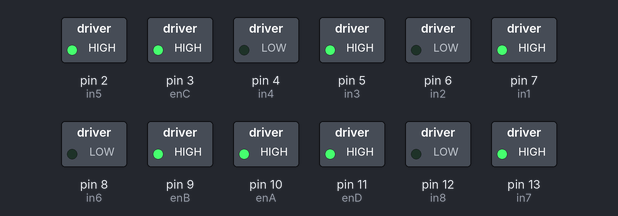
Bench run of a sketch on a simulated Arduino Uno, built with avr-gcc and run on an emulated ATmega328P. Shown: switched loads named in the sketch (green lamp = pin HIGH).

Above: at 0.05 s.
At 9.95 s:
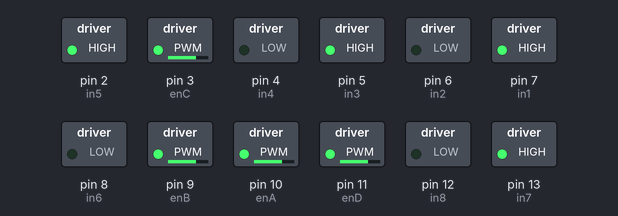
At 14.95 s:
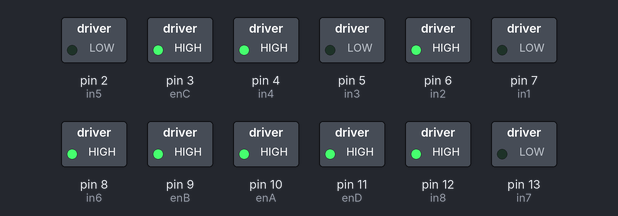
At 19.95 s:
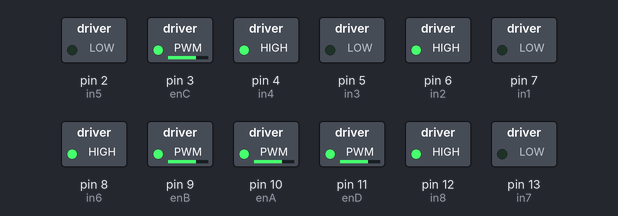
Timing chart, 0 to 26.0 s (numbered marks = the images above):
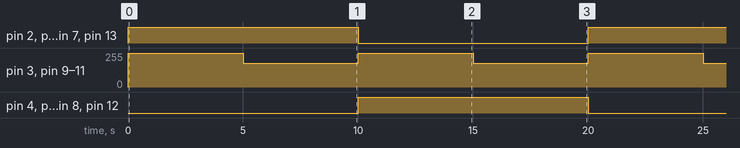

The sketch:

MovementControlIntial.ino
```cpp
int enA = 10;
int in1 = 7;
int in2 = 6;

int enB = 9;
int in3 = 5;
int in4 = 4;

int enC = 3;
int in5 = 2;
int in6 = 8;

int enD = 11;
int in7 = 13;
int in8 = 12;

void setup() {
  pinMode(enA, OUTPUT);
  pinMode(in1, OUTPUT);
  pinMode(in2, OUTPUT);

  pinMode(enB, OUTPUT);
  pinMode(in3, OUTPUT);
  pinMode(in4, OUTPUT);

  pinMode(enC, OUTPUT);
  pinMode(in5, OUTPUT);
  pinMode(in6, OUTPUT);

  pinMode(enD, OUTPUT);
  pinMode(in7, OUTPUT);
  pinMode(in8, OUTPUT);
}

void loop() {
  //Stage 1 – 100% speed for all motors
  analogWrite(enA, 255);
  analogWrite(enB, 255);
  analogWrite(enC, 255);
  analogWrite(enD, 255);

  digitalWrite(in1, HIGH);
  digitalWrite(in2, LOW);
  digitalWrite(in3, HIGH);
  digitalWrite(in4, LOW);
  digitalWrite(in5, HIGH);
  digitalWrite(in6, LOW);
  digitalWrite(in7, HIGH);
  digitalWrite(in8, LOW);

  delay(5000);

  //Stage 2 – 70% speed for all motors
  analogWrite(enA, 0.7 * 255);
  analogWrite(enB, 0.7 * 255);
  analogWrite(enC, 0.7 * 255);
  analogWrite(enD, 0.7 * 255);

  digitalWrite(in1, HIGH);
  digitalWrite(in2, LOW);
  digitalWrite(in3, HIGH);
  digitalWrite(in4, LOW);
  digitalWrite(in5, HIGH);
  digitalWrite(in6, LOW);
  digitalWrite(in7, HIGH);
  digitalWrite(in8, LOW);

  delay(5000);

  //Stage 3 – 100% speed for all motors reversing the direction
  analogWrite(enA, 255);
  analogWrite(enB, 255);
  analogWrite(enC, 255);
  analogWrite(enD, 255);

  digitalWrite(in1, LOW);
  digitalWrite(in2, HIGH);
  digitalWrite(in3, LOW);
  digitalWrite(in4, HIGH);
  digitalWrite(in5, LOW);
  digitalWrite(in6, HIGH);
  digitalWrite(in7, LOW);
  digitalWrite(in8, HIGH);

  delay(5000);

  //Stage 4 – 70% speed for all motors in reverse
  analogWrite(enA, 0.7 * 255);
  analogWrite(enB, 0.7 * 255);
  analogWrite(enC, 0.7 * 255);
  analogWrite(enD, 0.7 * 255);

  digitalWrite(in1, LOW);
  digitalWrite(in2, HIGH);
  digitalWrite(in3, LOW);
  digitalWrite(in4, HIGH);
  digitalWrite(in5, LOW);
  digitalWrite(in6, HIGH);
  digitalWrite(in7, LOW);
  digitalWrite(in8, HIGH);

  delay(5000);
}
```

Measured:
- by itself, pin 3 (enC), pin 9 (enB), pin 10 (enA), pin 11 (enD): alternates 255/255 for 5.0 s and 178/255 for 5.0 s
- by itself, pin 2 (in5), pin 4 (in4), pin 5 (in3), pin 6 (in2), pin 7 (in1), pin 8 (in6), pin 12 (in8), pin 13 (in7): alternates HIGH for 10.0 s and LOW for 10.0 s
